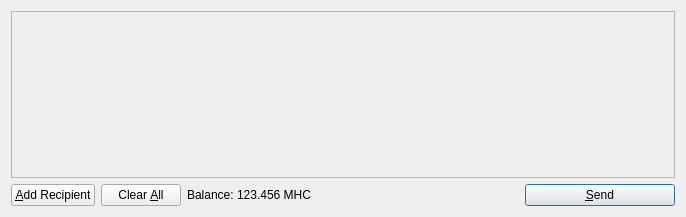
<?xml version="1.0" encoding="UTF-8"?>
<ui version="4.0">
 <class>SendCoinsDialog</class>
 <widget class="QDialog" name="SendCoinsDialog">
  <property name="geometry">
   <rect>
    <x>0</x>
    <y>0</y>
    <width>686</width>
    <height>217</height>
   </rect>
  </property>
  <property name="windowTitle">
   <string>Send Coins</string>
  </property>
  <layout class="QVBoxLayout" name="verticalLayout">
   <item>
    <widget class="QScrollArea" name="scrollArea">
     <property name="widgetResizable">
      <bool>true</bool>
     </property>
     <widget class="QWidget" name="scrollAreaWidgetContents">
      <property name="geometry">
       <rect>
        <x>0</x>
        <y>0</y>
        <width>666</width>
        <height>165</height>
       </rect>
      </property>
      <layout class="QVBoxLayout" name="verticalLayout_2">
       <property name="margin">
        <number>0</number>
       </property>
       <item>
        <layout class="QVBoxLayout" name="entries">
         <property name="spacing">
          <number>6</number>
         </property>
        </layout>
       </item>
       <item>
        <spacer name="verticalSpacer">
         <property name="orientation">
          <enum>Qt::Vertical</enum>
         </property>
         <property name="sizeHint" stdset="0">
          <size>
           <width>20</width>
           <height>40</height>
          </size>
         </property>
        </spacer>
       </item>
      </layout>
     </widget>
    </widget>
   </item>
   <item>
    <layout class="QHBoxLayout" name="horizontalLayout">
     <item>
      <widget class="QPushButton" name="addButton">
       <property name="toolTip">
        <string>Send to multiple recipients at once</string>
       </property>
       <property name="text">
        <string>&amp;Add Recipient</string>
       </property>
       <property name="icon">
        <iconset resource="../bitcoin.qrc">
         <normaloff>:/icons/add</normaloff>:/icons/add</iconset>
       </property>
       <property name="autoDefault">
        <bool>false</bool>
       </property>
      </widget>
     </item>
     <item>
      <widget class="QPushButton" name="clearButton">
       <property name="sizePolicy">
        <sizepolicy hsizetype="Minimum" vsizetype="Fixed">
         <horstretch>0</horstretch>
         <verstretch>0</verstretch>
        </sizepolicy>
       </property>
       <property name="toolTip">
        <string>Remove all transaction fields</string>
       </property>
       <property name="text">
        <string>Clear &amp;All</string>
       </property>
       <property name="icon">
        <iconset resource="../bitcoin.qrc">
         <normaloff>:/icons/remove</normaloff>:/icons/remove</iconset>
       </property>
       <property name="autoRepeatDelay">
        <number>300</number>
       </property>
       <property name="autoDefault">
        <bool>false</bool>
       </property>
      </widget>
     </item>
     <item>
      <layout class="QHBoxLayout" name="horizontalLayout_2">
       <property name="spacing">
        <number>3</number>
       </property>
       <item>
        <widget class="QLabel" name="label">
         <property name="text">
          <string>Balance:</string>
         </property>
        </widget>
       </item>
       <item>
        <widget class="QLabel" name="labelBalance">
         <property name="cursor">
          <cursorShape>IBeamCursor</cursorShape>
         </property>
         <property name="text">
          <string>123.456 MHC</string>
         </property>
         <property name="textInteractionFlags">
          <set>Qt::LinksAccessibleByMouse|Qt::TextSelectableByKeyboard|Qt::TextSelectableByMouse</set>
         </property>
        </widget>
       </item>
      </layout>
     </item>
     <item>
      <spacer name="horizontalSpacer">
       <property name="orientation">
        <enum>Qt::Horizontal</enum>
       </property>
       <property name="sizeHint" stdset="0">
        <size>
         <width>40</width>
         <height>20</height>
        </size>
       </property>
      </spacer>
     </item>
     <item>
      <widget class="QPushButton" name="sendButton">
       <property name="minimumSize">
        <size>
         <width>150</width>
         <height>0</height>
        </size>
       </property>
       <property name="toolTip">
        <string>Confirm the send action</string>
       </property>
       <property name="text">
        <string>&amp;Send</string>
       </property>
       <property name="icon">
        <iconset resource="../bitcoin.qrc">
         <normaloff>:/icons/send</normaloff>:/icons/send</iconset>
       </property>
       <property name="default">
        <bool>true</bool>
       </property>
      </widget>
     </item>
    </layout>
   </item>
  </layout>
 </widget>
 <resources>
  <include location="../bitcoin.qrc"/>
 </resources>
 <connections/>
</ui>
